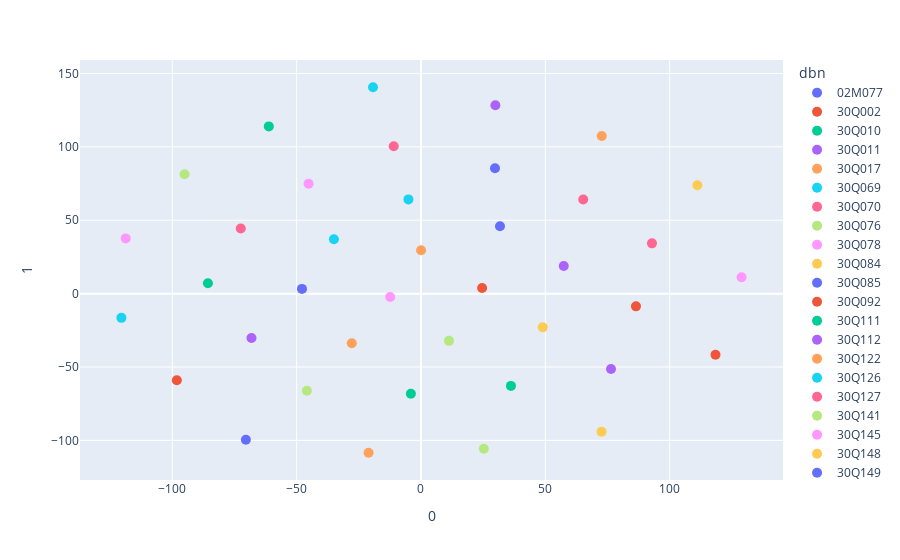

Write notebook code for a chart like this one.
### Code cell
# t-SNE plot with plotly 
fig = px.scatter(X_embedded, x=0, y=1, 
                 color="dbn", hover_name="dbn")

fig.update_traces(marker_size=10)

fig.show()

### Figure 1 — Plotly figure (JSON) as saved in the notebook; plotly's stock layout.template omitted (floating-point values rounded to 4 significant figures)
{"data": [{"hovertemplate": "<b>%{hovertext}</b><br><br>dbn=02M077<br>0=%{x}<br>1=%{y}<extra></extra>", "hovertext": ["02M077"], "legendgroup": "02M077", "marker": {"color": "#636efa", "size": 10, "symbol": "circle"}, "mode": "markers", "name": "02M077", "orientation": "v", "showlegend": true, "type": "scatter", "x": [31.76], "xaxis": "x", "y": [45.93], "yaxis": "y"}, {"hovertemplate": "<b>%{hovertext}</b><br><br>dbn=30Q002<br>0=%{x}<br>1=%{y}<extra></extra>", "hovertext": ["30Q002"], "legendgroup": "30Q002", "marker": {"color": "#EF553B", "size": 10, "symbol": "circle"}, "mode": "markers", "name": "30Q002", "orientation": "v", "showlegend": true, "type": "scatter", "x": [24.58], "xaxis": "x", "y": [3.841], "yaxis": "y"}, {"hovertemplate": "<b>%{hovertext}</b><br><br>dbn=30Q010<br>0=%{x}<br>1=%{y}<extra></extra>", "hovertext": ["30Q010"], "legendgroup": "30Q010", "marker": {"color": "#00cc96", "size": 10, "symbol": "circle"}, "mode": "markers", "name": "30Q010", "orientation": "v", "showlegend": true, "type": "scatter", "x": [-85.69], "xaxis": "x", "y": [7.076], "yaxis": "y"}, {"hovertemplate": "<b>%{hovertext}</b><br><br>dbn=30Q011<br>0=%{x}<br>1=%{y}<extra></extra>", "hovertext": ["30Q011"], "legendgroup": "30Q011", "marker": {"color": "#ab63fa", "size": 10, "symbol": "circle"}, "mode": "markers", "name": "30Q011", "orientation": "v", "showlegend": true, "type": "scatter", "x": [29.92], "xaxis": "x", "y": [128.3], "yaxis": "y"}, {"hovertemplate": "<b>%{hovertext}</b><br><br>dbn=30Q017<br>0=%{x}<br>1=%{y}<extra></extra>", "hovertext": ["30Q017"], "legendgroup": "30Q017", "marker": {"color": "#FFA15A", "size": 10, "symbol": "circle"}, "mode": "markers", "name": "30Q017", "orientation": "v", "showlegend": true, "type": "scatter", "x": [72.69], "xaxis": "x", "y": [107.4], "yaxis": "y"}, {"hovertemplate": "<b>%{hovertext}</b><br><br>dbn=30Q069<br>0=%{x}<br>1=%{y}<extra></extra>", "hovertext": ["30Q069"], "legendgroup": "30Q069", "marker": {"color": "#19d3f3", "size": 10, "symbol": "circle"}, "mode": "markers", "name": "30Q069", "orientation": "v", "showlegend": true, "type": "scatter", "x": [-5.055], "xaxis": "x", "y": [64.2], "yaxis": "y"}, {"hovertemplate": "<b>%{hovertext}</b><br><br>dbn=30Q070<br>0=%{x}<br>1=%{y}<extra></extra>", "hovertext": ["30Q070"], "legendgroup": "30Q070", "marker": {"color": "#FF6692", "size": 10, "symbol": "circle"}, "mode": "markers", "name": "30Q070", "orientation": "v", "showlegend": true, "type": "scatter", "x": [-72.47], "xaxis": "x", "y": [44.32], "yaxis": "y"}, {"hovertemplate": "<b>%{hovertext}</b><br><br>dbn=30Q076<br>0=%{x}<br>1=%{y}<extra></extra>", "hovertext": ["30Q076"], "legendgroup": "30Q076", "marker": {"color": "#B6E880", "size": 10, "symbol": "circle"}, "mode": "markers", "name": "30Q076", "orientation": "v", "showlegend": true, "type": "scatter", "x": [11.25], "xaxis": "x", "y": [-32.18], "yaxis": "y"}, {"hovertemplate": "<b>%{hovertext}</b><br><br>dbn=30Q078<br>0=%{x}<br>1=%{y}<extra></extra>", "hovertext": ["30Q078"], "legendgroup": "30Q078", "marker": {"color": "#FF97FF", "size": 10, "symbol": "circle"}, "mode": "markers", "name": "30Q078", "orientation": "v", "showlegend": true, "type": "scatter", "x": [-12.39], "xaxis": "x", "y": [-2.315], "yaxis": "y"}, {"hovertemplate": "<b>%{hovertext}</b><br><br>dbn=30Q084<br>0=%{x}<br>1=%{y}<extra></extra>", "hovertext": ["30Q084"], "legendgroup": "30Q084", "marker": {"color": "#FECB52", "size": 10, "symbol": "circle"}, "mode": "markers", "name": "30Q084", "orientation": "v", "showlegend": true, "type": "scatter", "x": [48.96], "xaxis": "x", "y": [-22.98], "yaxis": "y"}, {"hovertemplate": "<b>%{hovertext}</b><br><br>dbn=30Q085<br>0=%{x}<br>1=%{y}<extra></extra>", "hovertext": ["30Q085"], "legendgroup": "30Q085", "marker": {"color": "#636efa", "size": 10, "symbol": "circle"}, "mode": "markers", "name": "30Q085", "orientation": "v", "showlegend": true, "type": "scatter", "x": [-47.87], "xaxis": "x", "y": [3.232], "yaxis": "y"}, {"hovertemplate": "<b>%{hovertext}</b><br><br>dbn=30Q092<br>0=%{x}<br>1=%{y}<extra></extra>", "hovertext": ["30Q092"], "legendgroup": "30Q092", "marker": {"color": "#EF553B", "size": 10, "symbol": "circle"}, "mode": "markers", "name": "30Q092", "orientation": "v", "showlegend": true, "type": "scatter", "x": [-98.2], "xaxis": "x", "y": [-59.03], "yaxis": "y"}, {"hovertemplate": "<b>%{hovertext}</b><br><br>dbn=30Q111<br>0=%{x}<br>1=%{y}<extra></extra>", "hovertext": ["30Q111"], "legendgroup": "30Q111", "marker": {"color": "#00cc96", "size": 10, "symbol": "circle"}, "mode": "markers", "name": "30Q111", "orientation": "v", "showlegend": true, "type": "scatter", "x": [-61.21], "xaxis": "x", "y": [114.0], "yaxis": "y"}, {"hovertemplate": "<b>%{hovertext}</b><br><br>dbn=30Q112<br>0=%{x}<br>1=%{y}<extra></extra>", "hovertext": ["30Q112"], "legendgroup": "30Q112", "marker": {"color": "#ab63fa", "size": 10, "symbol": "circle"}, "mode": "markers", "name": "30Q112", "orientation": "v", "showlegend": true, "type": "scatter", "x": [-68.17], "xaxis": "x", "y": [-30.21], "yaxis": "y"}, {"hovertemplate": "<b>%{hovertext}</b><br><br>dbn=30Q122<br>0=%{x}<br>1=%{y}<extra></extra>", "hovertext": ["30Q122"], "legendgroup": "30Q122", "marker": {"color": "#FFA15A", "size": 10, "symbol": "circle"}, "mode": "markers", "name": "30Q122", "orientation": "v", "showlegend": true, "type": "scatter", "x": [0.03082], "xaxis": "x", "y": [29.56], "yaxis": "y"}, {"hovertemplate": "<b>%{hovertext}</b><br><br>dbn=30Q126<br>0=%{x}<br>1=%{y}<extra></extra>", "hovertext": ["30Q126"], "legendgroup": "30Q126", "marker": {"color": "#19d3f3", "size": 10, "symbol": "circle"}, "mode": "markers", "name": "30Q126", "orientation": "v", "showlegend": true, "type": "scatter", "x": [-35.02], "xaxis": "x", "y": [37.1], "yaxis": "y"}, {"hovertemplate": "<b>%{hovertext}</b><br><br>dbn=30Q127<br>0=%{x}<br>1=%{y}<extra></extra>", "hovertext": ["30Q127"], "legendgroup": "30Q127", "marker": {"color": "#FF6692", "size": 10, "symbol": "circle"}, "mode": "markers", "name": "30Q127", "orientation": "v", "showlegend": true, "type": "scatter", "x": [65.24], "xaxis": "x", "y": [64.12], "yaxis": "y"}, {"hovertemplate": "<b>%{hovertext}</b><br><br>dbn=30Q141<br>0=%{x}<br>1=%{y}<extra></extra>", "hovertext": ["30Q141"], "legendgroup": "30Q141", "marker": {"color": "#B6E880", "size": 10, "symbol": "circle"}, "mode": "markers", "name": "30Q141", "orientation": "v", "showlegend": true, "type": "scatter", "x": [25.27], "xaxis": "x", "y": [-105.7], "yaxis": "y"}, {"hovertemplate": "<b>%{hovertext}</b><br><br>dbn=30Q145<br>0=%{x}<br>1=%{y}<extra></extra>", "hovertext": ["30Q145"], "legendgroup": "30Q145", "marker": {"color": "#FF97FF", "size": 10, "symbol": "circle"}, "mode": "markers", "name": "30Q145", "orientation": "v", "showlegend": true, "type": "scatter", "x": [-118.8], "xaxis": "x", "y": [37.63], "yaxis": "y"}, {"hovertemplate": "<b>%{hovertext}</b><br><br>dbn=30Q148<br>0=%{x}<br>1=%{y}<extra></extra>", "hovertext": ["30Q148"], "legendgroup": "30Q148", "marker": {"color": "#FECB52", "size": 10, "symbol": "circle"}, "mode": "markers", "name": "30Q148", "orientation": "v", "showlegend": true, "type": "scatter", "x": [111.2], "xaxis": "x", "y": [73.88], "yaxis": "y"}, {"hovertemplate": "<b>%{hovertext}</b><br><br>dbn=30Q149<br>0=%{x}<br>1=%{y}<extra></extra>", "hovertext": ["30Q149"], "legendgroup": "30Q149", "marker": {"color": "#636efa", "size": 10, "symbol": "circle"}, "mode": "markers", "name": "30Q149", "orientation": "v", "showlegend": true, "type": "scatter", "x": [-70.43], "xaxis": "x", "y": [-99.54], "yaxis": "y"}, {"hovertemplate": "<b>%{hovertext}</b><br><br>dbn=30Q150<br>0=%{x}<br>1=%{y}<extra></extra>", "hovertext": ["30Q150"], "legendgroup": "30Q150", "marker": {"color": "#EF553B", "size": 10, "symbol": "circle"}, "mode": "markers", "name": "30Q150", "orientation": "v", "showlegend": true, "type": "scatter", "x": [86.46], "xaxis": "x", "y": [-8.667], "yaxis": "y"}, {"hovertemplate": "<b>%{hovertext}</b><br><br>dbn=30Q151<br>0=%{x}<br>1=%{y}<extra></extra>", "hovertext": ["30Q151"], "legendgroup": "30Q151", "marker": {"color": "#00cc96", "size": 10, "symbol": "circle"}, "mode": "markers", "name": "30Q151", "orientation": "v", "showlegend": true, "type": "scatter", "x": [36.18], "xaxis": "x", "y": [-62.87], "yaxis": "y"}, {"hovertemplate": "<b>%{hovertext}</b><br><br>dbn=30Q152<br>0=%{x}<br>1=%{y}<extra></extra>", "hovertext": ["30Q152"], "legendgroup": "30Q152", "marker": {"color": "#ab63fa", "size": 10, "symbol": "circle"}, "mode": "markers", "name": "30Q152", "orientation": "v", "showlegend": true, "type": "scatter", "x": [76.42], "xaxis": "x", "y": [-51.37], "yaxis": "y"}, {"hovertemplate": "<b>%{hovertext}</b><br><br>dbn=30Q166<br>0=%{x}<br>1=%{y}<extra></extra>", "hovertext": ["30Q166"], "legendgroup": "30Q166", "marker": {"color": "#FFA15A", "size": 10, "symbol": "circle"}, "mode": "markers", "name": "30Q166", "orientation": "v", "showlegend": true, "type": "scatter", "x": [-21.09], "xaxis": "x", "y": [-108.4], "yaxis": "y"}, {"hovertemplate": "<b>%{hovertext}</b><br><br>dbn=30Q171<br>0=%{x}<br>1=%{y}<extra></extra>", "hovertext": ["30Q171"], "legendgroup": "30Q171", "marker": {"color": "#19d3f3", "size": 10, "symbol": "circle"}, "mode": "markers", "name": "30Q171", "orientation": "v", "showlegend": true, "type": "scatter", "x": [-120.5], "xaxis": "x", "y": [-16.5], "yaxis": "y"}, {"hovertemplate": "<b>%{hovertext}</b><br><br>dbn=30Q204<br>0=%{x}<br>1=%{y}<extra></extra>", "hovertext": ["30Q204"], "legendgroup": "30Q204", "marker": {"color": "#FF6692", "size": 10, "symbol": "circle"}, "mode": "markers", "name": "30Q204", "orientation": "v", "showlegend": true, "type": "scatter", "x": [92.89], "xaxis": "x", "y": [34.24], "yaxis": "y"}, {"hovertemplate": "<b>%{hovertext}</b><br><br>dbn=30Q212<br>0=%{x}<br>1=%{y}<extra></extra>", "hovertext": ["30Q212"], "legendgroup": "30Q212", "marker": {"color": "#B6E880", "size": 10, "symbol": "circle"}, "mode": "markers", "name": "30Q212", "orientation": "v", "showlegend": true, "type": "scatter", "x": [-45.91], "xaxis": "x", "y": [-66.23], "yaxis": "y"}, {"hovertemplate": "<b>%{hovertext}</b><br><br>dbn=30Q227<br>0=%{x}<br>1=%{y}<extra></extra>", "hovertext": ["30Q227"], "legendgroup": "30Q227", "marker": {"color": "#FF97FF", "size": 10, "symbol": "circle"}, "mode": "markers", "name": "30Q227", "orientation": "v", "showlegend": true, "type": "scatter", "x": [128.9], "xaxis": "x", "y": [11.13], "yaxis": "y"}, {"hovertemplate": "<b>%{hovertext}</b><br><br>dbn=30Q230<br>0=%{x}<br>1=%{y}<extra></extra>", "hovertext": ["30Q230"], "legendgroup": "30Q230", "marker": {"color": "#FECB52", "size": 10, "symbol": "circle"}, "mode": "markers", "name": "30Q230", "orientation": "v", "showlegend": true, "type": "scatter", "x": [72.62], "xaxis": "x", "y": [-94.16], "yaxis": "y"}, {"hovertemplate": "<b>%{hovertext}</b><br><br>dbn=30Q234<br>0=%{x}<br>1=%{y}<extra></extra>", "hovertext": ["30Q234"], "legendgroup": "30Q234", "marker": {"color": "#636efa", "size": 10, "symbol": "circle"}, "mode": "markers", "name": "30Q234", "orientation": "v", "showlegend": true, "type": "scatter", "x": [29.76], "xaxis": "x", "y": [85.44], "yaxis": "y"}, {"hovertemplate": "<b>%{hovertext}</b><br><br>dbn=30Q235<br>0=%{x}<br>1=%{y}<extra></extra>", "hovertext": ["30Q235"], "legendgroup": "30Q235", "marker": {"color": "#EF553B", "size": 10, "symbol": "circle"}, "mode": "markers", "name": "30Q235", "orientation": "v", "showlegend": true, "type": "scatter", "x": [118.4], "xaxis": "x", "y": [-41.63], "yaxis": "y"}, {"hovertemplate": "<b>%{hovertext}</b><br><br>dbn=30Q280<br>0=%{x}<br>1=%{y}<extra></extra>", "hovertext": ["30Q280"], "legendgroup": "30Q280", "marker": {"color": "#00cc96", "size": 10, "symbol": "circle"}, "mode": "markers", "name": "30Q280", "orientation": "v", "showlegend": true, "type": "scatter", "x": [-4.068], "xaxis": "x", "y": [-68.27], "yaxis": "y"}, {"hovertemplate": "<b>%{hovertext}</b><br><br>dbn=30Q286<br>0=%{x}<br>1=%{y}<extra></extra>", "hovertext": ["30Q286"], "legendgroup": "30Q286", "marker": {"color": "#ab63fa", "size": 10, "symbol": "circle"}, "mode": "markers", "name": "30Q286", "orientation": "v", "showlegend": true, "type": "scatter", "x": [57.41], "xaxis": "x", "y": [18.82], "yaxis": "y"}, {"hovertemplate": "<b>%{hovertext}</b><br><br>dbn=30Q291<br>0=%{x}<br>1=%{y}<extra></extra>", "hovertext": ["30Q291"], "legendgroup": "30Q291", "marker": {"color": "#FFA15A", "size": 10, "symbol": "circle"}, "mode": "markers", "name": "30Q291", "orientation": "v", "showlegend": true, "type": "scatter", "x": [-27.83], "xaxis": "x", "y": [-33.78], "yaxis": "y"}, {"hovertemplate": "<b>%{hovertext}</b><br><br>dbn=30Q300<br>0=%{x}<br>1=%{y}<extra></extra>", "hovertext": ["30Q300"], "legendgroup": "30Q300", "marker": {"color": "#19d3f3", "size": 10, "symbol": "circle"}, "mode": "markers", "name": "30Q300", "orientation": "v", "showlegend": true, "type": "scatter", "x": [-19.3], "xaxis": "x", "y": [140.6], "yaxis": "y"}, {"hovertemplate": "<b>%{hovertext}</b><br><br>dbn=30Q329<br>0=%{x}<br>1=%{y}<extra></extra>", "hovertext": ["30Q329"], "legendgroup": "30Q329", "marker": {"color": "#FF6692", "size": 10, "symbol": "circle"}, "mode": "markers", "name": "30Q329", "orientation": "v", "showlegend": true, "type": "scatter", "x": [-10.96], "xaxis": "x", "y": [100.4], "yaxis": "y"}, {"hovertemplate": "<b>%{hovertext}</b><br><br>dbn=30Q361<br>0=%{x}<br>1=%{y}<extra></extra>", "hovertext": ["30Q361"], "legendgroup": "30Q361", "marker": {"color": "#B6E880", "size": 10, "symbol": "circle"}, "mode": "markers", "name": "30Q361", "orientation": "v", "showlegend": true, "type": "scatter", "x": [-95.09], "xaxis": "x", "y": [81.32], "yaxis": "y"}, {"hovertemplate": "<b>%{hovertext}</b><br><br>dbn=30Q580<br>0=%{x}<br>1=%{y}<extra></extra>", "hovertext": ["30Q580"], "legendgroup": "30Q580", "marker": {"color": "#FF97FF", "size": 10, "symbol": "circle"}, "mode": "markers", "name": "30Q580", "orientation": "v", "showlegend": true, "type": "scatter", "x": [-45.22], "xaxis": "x", "y": [74.91], "yaxis": "y"}], "layout": {"legend": {"title": {"text": "dbn"}, "tracegroupgap": 0}, "margin": {"t": 60}, "xaxis": {"anchor": "y", "domain": [0, 1], "title": {"text": "0"}}, "yaxis": {"anchor": "x", "domain": [0, 1], "title": {"text": "1"}}}}
